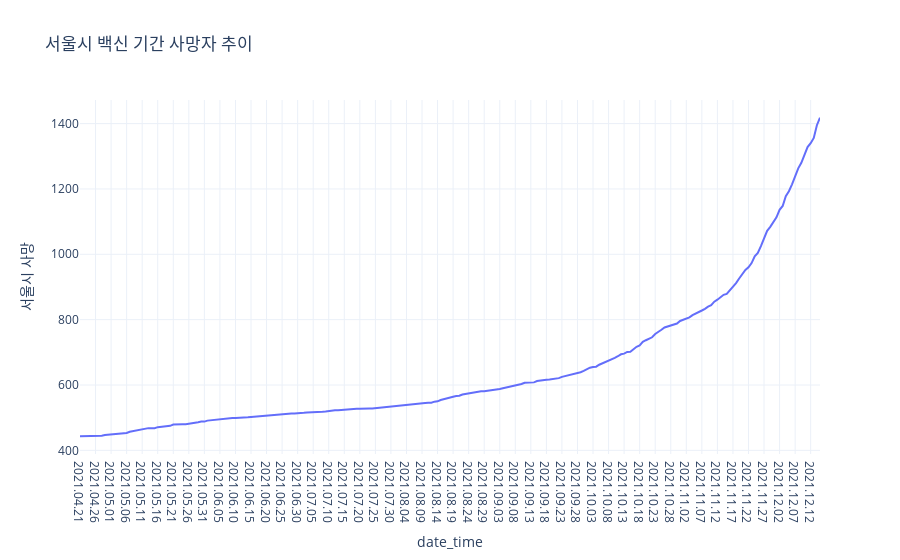

Notebook source saved alongside this figure:
### Code cell
fig = px.line(confirmed_v, x="date_time", y="서울시 사망", title = "서울시 백신 기간 사망자 추이")
fig.show()

### Figure 1 — Plotly figure (JSON) as saved in the notebook; plotly's stock layout.template omitted (floating-point values rounded to 4 significant figures; data arrays with more than 128 entries replaced by an {"elided": "..."} marker saying what was removed)
{"data": [{"hovertemplate": "date_time=%{x}<br>서울시 사망=%{y}<extra></extra>", "legendgroup": "", "line": {"color": "#636efa", "dash": "solid"}, "marker": {"symbol": "circle"}, "mode": "lines", "name": "", "orientation": "v", "showlegend": false, "type": "scatter", "x": {"elided": "240 str values"}, "xaxis": "x", "y": {"elided": "240 int values"}, "yaxis": "y"}], "layout": {"legend": {"tracegroupgap": 0}, "title": {"text": "서울시 백신 기간 사망자 추이"}, "xaxis": {"anchor": "y", "domain": [0, 1], "title": {"text": "date_time"}}, "yaxis": {"anchor": "x", "domain": [0, 1], "title": {"text": "서울시 사망"}}}}
